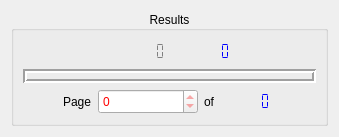
  <widget class="QWidget" name="centralwidget">
   <layout class="QVBoxLayout" name="verticalLayout_2">
    <item>
     <widget class="QGroupBox" name="groupBox_5">
      <property name="sizePolicy">
       <sizepolicy hsizetype="Preferred" vsizetype="Expanding">
        <horstretch>1</horstretch>
        <verstretch>0</verstretch>
       </sizepolicy>
      </property>
      <property name="autoFillBackground">
       <bool>false</bool>
      </property>
      <property name="styleSheet">
       <string notr="true"/>
      </property>
      <property name="title">
       <string>Results</string>
      </property>
      <property name="alignment">
       <set>Qt::AlignCenter</set>
      </property>
      <property name="flat">
       <bool>false</bool>
      </property>
      <property name="checkable">
       <bool>false</bool>
      </property>
      <layout class="QVBoxLayout" name="verticalLayout_15">
       <item>
        <layout class="QHBoxLayout" name="horizontalLayout_5">
         <item>
          <spacer name="horizontalSpacer_3">
           <property name="orientation">
            <enum>Qt::Horizontal</enum>
           </property>
           <property name="sizeHint" stdset="0">
            <size>
             <width>40</width>
             <height>20</height>
            </size>
           </property>
          </spacer>
         </item>
         <item>
          <layout class="QHBoxLayout" name="horizontalLayout_2">
           <item>
            <widget class="QLabel" name="label_3">
             <property name="sizePolicy">
              <sizepolicy hsizetype="Fixed" vsizetype="Preferred">
               <horstretch>0</horstretch>
               <verstretch>0</verstretch>
              </sizepolicy>
             </property>
             <property name="text">
              <string/>
             </property>
             <property name="pixmap">
              <pixmap resource="../images/main.qrc">:/resources/edit_clear_history.png</pixmap>
             </property>
            </widget>
           </item>
           <item>
            <widget class="QLCDNumber" name="o_time">
             <property name="styleSheet">
              <string notr="true">color : gray</string>
             </property>
             <property name="frameShape">
              <enum>QFrame::NoFrame</enum>
             </property>
             <property name="smallDecimalPoint">
              <bool>true</bool>
             </property>
             <property name="digitCount">
              <number>5</number>
             </property>
             <property name="segmentStyle">
              <enum>QLCDNumber::Flat</enum>
             </property>
             <property name="value" stdset="0">
              <double>0.000000000000000</double>
             </property>
             <property name="intValue" stdset="0">
              <number>0</number>
             </property>
            </widget>
           </item>
          </layout>
         </item>
         <item>
          <layout class="QHBoxLayout" name="horizontalLayout">
           <item>
            <widget class="QLabel" name="label_2">
             <property name="sizePolicy">
              <sizepolicy hsizetype="Fixed" vsizetype="Preferred">
               <horstretch>0</horstretch>
               <verstretch>0</verstretch>
              </sizepolicy>
             </property>
             <property name="text">
              <string/>
             </property>
             <property name="pixmap">
              <pixmap resource="../images/main.qrc">:/resources/document_preview.png</pixmap>
             </property>
            </widget>
           </item>
           <item>
            <widget class="QLCDNumber" name="o_resnum">
             <property name="font">
              <font>
               <family>Arial Black</family>
               <pointsize>13</pointsize>
              </font>
             </property>
             <property name="styleSheet">
              <string notr="true">color : blue
</string>
             </property>
             <property name="frameShape">
              <enum>QFrame::NoFrame</enum>
             </property>
             <property name="smallDecimalPoint">
              <bool>true</bool>
             </property>
             <property name="digitCount">
              <number>4</number>
             </property>
             <property name="segmentStyle">
              <enum>QLCDNumber::Flat</enum>
             </property>
             <property name="value" stdset="0">
              <double>0.000000000000000</double>
             </property>
             <property name="intValue" stdset="0">
              <number>0</number>
             </property>
            </widget>
           </item>
          </layout>
         </item>
         <item>
          <spacer name="horizontalSpacer_11">
           <property name="orientation">
            <enum>Qt::Horizontal</enum>
           </property>
           <property name="sizeHint" stdset="0">
            <size>
             <width>40</width>
             <height>20</height>
            </size>
           </property>
          </spacer>
         </item>
        </layout>
       </item>
       <item>
        <widget class="QFrame" name="frame0">
         <property name="sizePolicy">
          <sizepolicy hsizetype="Preferred" vsizetype="Expanding">
           <horstretch>0</horstretch>
           <verstretch>0</verstretch>
          </sizepolicy>
         </property>
         <property name="frameShape">
          <enum>QFrame::Box</enum>
         </property>
         <property name="frameShadow">
          <enum>QFrame::Sunken</enum>
         </property>
         <property name="lineWidth">
          <number>2</number>
         </property>
         <property name="midLineWidth">
          <number>0</number>
         </property>
         <layout class="QHBoxLayout" name="horizontalLayout_28">
          <property name="spacing">
           <number>3</number>
          </property>
          <property name="margin">
           <number>3</number>
          </property>
          <item>
           <layout class="QVBoxLayout" name="verticalLayout33"/>
          </item>
         </layout>
        </widget>
       </item>
       <item>
        <layout class="QHBoxLayout" name="horizontalLayout_17">
         <item>
          <spacer name="horizontalSpacer_6">
           <property name="orientation">
            <enum>Qt::Horizontal</enum>
           </property>
           <property name="sizeHint" stdset="0">
            <size>
             <width>40</width>
             <height>20</height>
            </size>
           </property>
          </spacer>
         </item>
         <item>
          <widget class="QLabel" name="label_32">
           <property name="sizePolicy">
            <sizepolicy hsizetype="Fixed" vsizetype="Preferred">
             <horstretch>0</horstretch>
             <verstretch>0</verstretch>
            </sizepolicy>
           </property>
           <property name="text">
            <string>Page</string>
           </property>
          </widget>
         </item>
         <item>
          <widget class="QSpinBox" name="o_page">
           <property name="minimumSize">
            <size>
             <width>100</width>
             <height>25</height>
            </size>
           </property>
           <property name="styleSheet">
            <string>color : red</string>
           </property>
           <property name="minimum">
            <number>0</number>
           </property>
           <property name="maximum">
            <number>0</number>
           </property>
          </widget>
         </item>
         <item>
          <widget class="QLabel" name="label_38">
           <property name="sizePolicy">
            <sizepolicy hsizetype="Fixed" vsizetype="Preferred">
             <horstretch>0</horstretch>
             <verstretch>0</verstretch>
            </sizepolicy>
           </property>
           <property name="text">
            <string>of</string>
           </property>
          </widget>
         </item>
         <item>
          <widget class="QLCDNumber" name="o_numpage">
           <property name="toolTip">
            <string>pages number</string>
           </property>
           <property name="whatsThis">
            <string>pages number</string>
           </property>
           <property name="styleSheet">
            <string notr="true">color : blue</string>
           </property>
           <property name="frameShape">
            <enum>QFrame::NoFrame</enum>
           </property>
           <property name="smallDecimalPoint">
            <bool>true</bool>
           </property>
           <property name="digitCount">
            <number>5</number>
           </property>
           <property name="segmentStyle">
            <enum>QLCDNumber::Flat</enum>
           </property>
           <property name="value" stdset="0">
            <double>0.000000000000000</double>
           </property>
           <property name="intValue" stdset="0">
            <number>0</number>
           </property>
          </widget>
         </item>
         <item>
          <spacer name="horizontalSpacer_10">
           <property name="orientation">
            <enum>Qt::Horizontal</enum>
           </property>
           <property name="sizeHint" stdset="0">
            <size>
             <width>40</width>
             <height>20</height>
            </size>
           </property>
          </spacer>
         </item>
        </layout>
       </item>
      </layout>
     </widget>
    </item>
   </layout>
  </widget>
